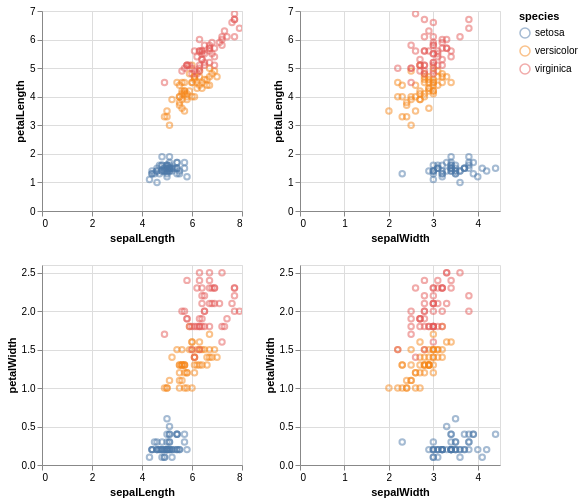

Notebook source saved alongside this figure:
### Code cell
alt.Chart(df).mark_point(opacity=0.5).encode(
    alt.X(alt.repeat("column"), type='quantitative'),
    alt.Y(alt.repeat("row"), type='quantitative'),
    color='species:N'
).properties(
    width=200,
    height=200
).repeat(
    row=['petalLength', 'petalWidth'],
    column=['sepalLength', 'sepalWidth']
).interactive()

### Figure 1 — Vega-Lite specification as saved in the notebook (floating-point values rounded to 4 significant figures; data arrays with more than 128 entries replaced by an {"elided": "..."} marker saying what was removed)
{"config": {"view": {"continuousWidth": 300, "continuousHeight": 300}}, "repeat": {"column": ["sepalLength", "sepalWidth"], "row": ["petalLength", "petalWidth"]}, "spec": {"data": {"name": "data-0fd1d5721890c651a37fd5fbdec1660c"}, "mark": {"type": "point", "opacity": 0.5}, "encoding": {"color": {"field": "species", "type": "nominal"}, "x": {"field": {"repeat": "column"}, "type": "quantitative"}, "y": {"field": {"repeat": "row"}, "type": "quantitative"}}, "height": 200, "name": "view_3", "width": 200}, "params": [{"name": "param_3", "select": {"type": "interval", "encodings": ["x", "y"]}, "bind": "scales", "views": ["view_3_child__row_petalLengthcolumn_sepalLength", "view_3_child__row_petalLengthcolumn_sepalWidth", "view_3_child__row_petalWidthcolumn_sepalLength", "view_3_child__row_petalWidthcolumn_sepalWidth"]}], "$schema": "https://vega.github.io/schema/vega-lite/v5.20.1.json", "datasets": {"data-0fd1d5721890c651a37fd5fbdec1660c": {"elided": "150 records"}}}
